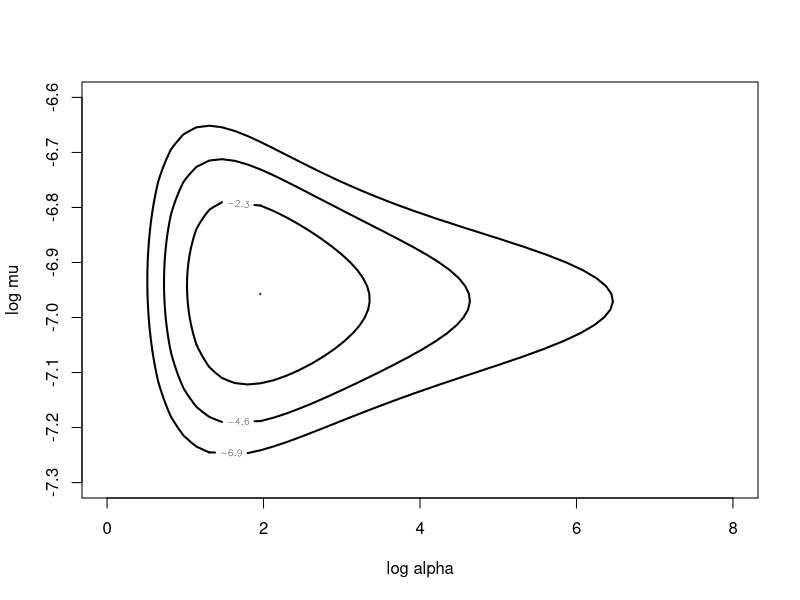
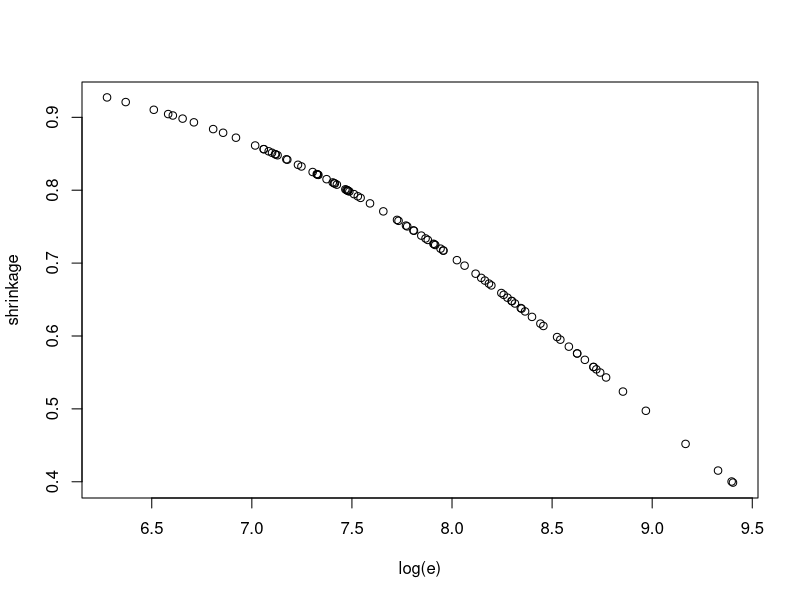

Source code (R) for these figures, in order:
##########################################################
# Section 7.8  Posterior Inferences
##########################################################

 library(LearnBayes)
 data(hearttransplants)
 attach(hearttransplants)

 datapar = list(data = hearttransplants, z0 = 0.53)
 start=c(2, -7)
 fit = laplace(poissgamexch, start, datapar)
 fit

 par(mfrow = c(1, 1))
 mycontour(poissgamexch, c(0, 8, -7.3, -6.6), datapar,
   xlab="log alpha",ylab="log mu")

 start = c(4, -7)
 fitgibbs = gibbs(poissgamexch, start, 1000, c(1,.15), datapar)

alpha = exp(fitgibbs$par[, 1])
 mu = exp(fitgibbs$par[, 2])

shrink=function(i) mean(alpha/(alpha + e[i] * mu))
 shrinkage=sapply(1:94, shrink)

 plot(log(e), shrinkage)

 mrate=function(i) mean(rgamma(1000, y[i] + alpha, e[i] + alpha/mu))
 hospital=1:94
 meanrate=sapply(hospital,mrate)
 hospital[meanrate==min(meanrate)]

###########################################################

sim.lambda=function(i) rgamma(1000,y[i]+alpha,e[i]+alpha/mu)
LAM=sapply(1:94,sim.lambda)

compare.rates <- function(x) {
  nc <- NCOL(x)
  ij <- as.matrix(expand.grid(1:nc, 1:nc))
  m <- as.matrix(x[,ij[,1]] > x[,ij[,2]]) 
  matrix(colMeans(m), nc, nc, byrow = TRUE)
}

better=compare.rates(LAM)

better[1:24,85]
